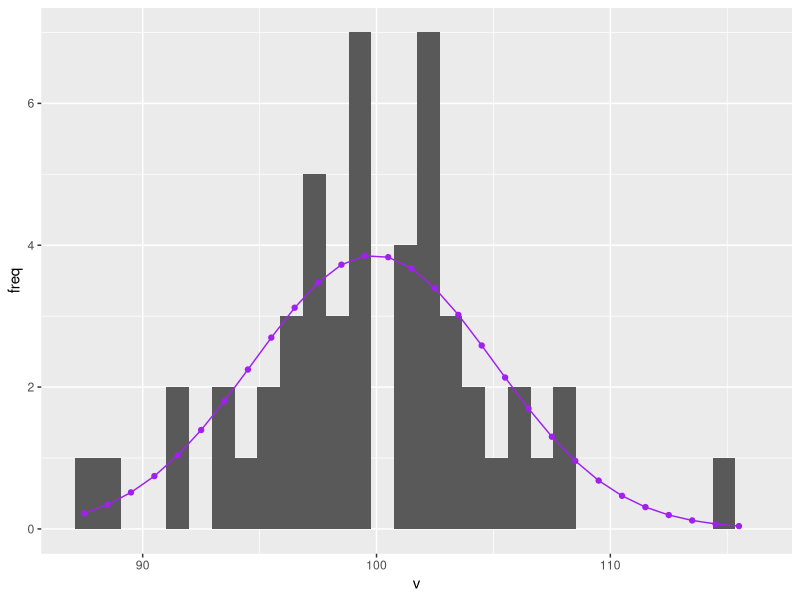

R code for this plot:
library(tidyverse)
library(patchwork)

# Normal Distribution -----------------------------------------------------

norm_dist<-rnorm(50, mean = 100, sd = 5)

norm_min <- floor(min(norm_dist)) 
norm_max <- ceiling(max(norm_dist))
bin <- seq(norm_min, norm_max, by = 1)
mu<-mean(norm_dist)
sigma<-sd(norm_dist)

pnorm(bin[2], mean = mu, sd = sd(norm_dist)) -
        pnorm(bin[1], mean = mu, sd = sd(norm_dist))

p <- NULL
for (i in 1:(length(bin) - 1)) {
  p[i] <- pnorm(bin[i+1], mean = mu, sd = sigma) -
    pnorm(bin[i], mean = mu, sd = sigma)
}

df_prob<- tibble(bin = bin[-length(bin)]+0.5,
       prob = p) %>% 
  mutate(freq = length(norm_dist)*prob)
       
df_norm=tibble(v = norm_dist)

df_norm %>% 
  ggplot(aes(x = v)) + 
  geom_histogram() + 
  geom_point(data = df_prob,
             aes(y = freq,
                 x = bin),
             color = "purple") +
  geom_line(data = df_prob,
            mapping = aes(y = freq,
                          x = bin),
            color = "purple")

# Poisson Distribution ----------------------------------------------------

pois_dist<-rpois(1000, lambda = 10)

bin<-seq(0,
         max(pois_dist)+5,
         by = 1)

prob_pois<-dpois(bin, lambda = mean(pois_dist))

df_pois<- tibble(bin = bin, prob = prob_pois) %>% 
  mutate(freq = length(pois_dist) * prob_pois)

df_base_pois<-tibble(x=pois_dist)

#Genuinely confused about the following, how do I get the raw data to match length with the rest

#df_pois %>% 
 # ggplot(aes(x = df_base_pois)) +
 # geom_histogram(binwidth = 0.5, 
                 #center = 0) +
 # geom_line(data = df_pois,
           # aes(x = df_base_pois,
                #y = freq),
           # linetype = "dashed") +
 # geom_point(data = df_pois,
             #aes(x = prob,
                 #y = freq))
